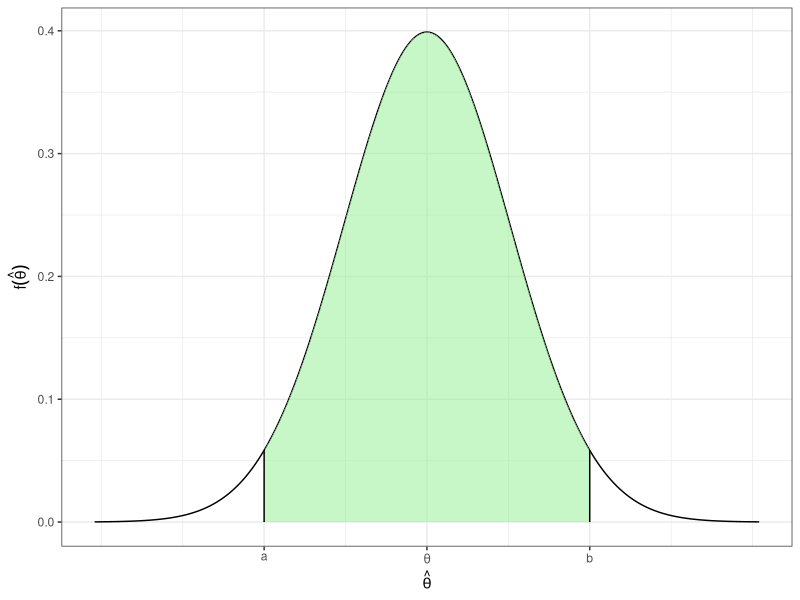
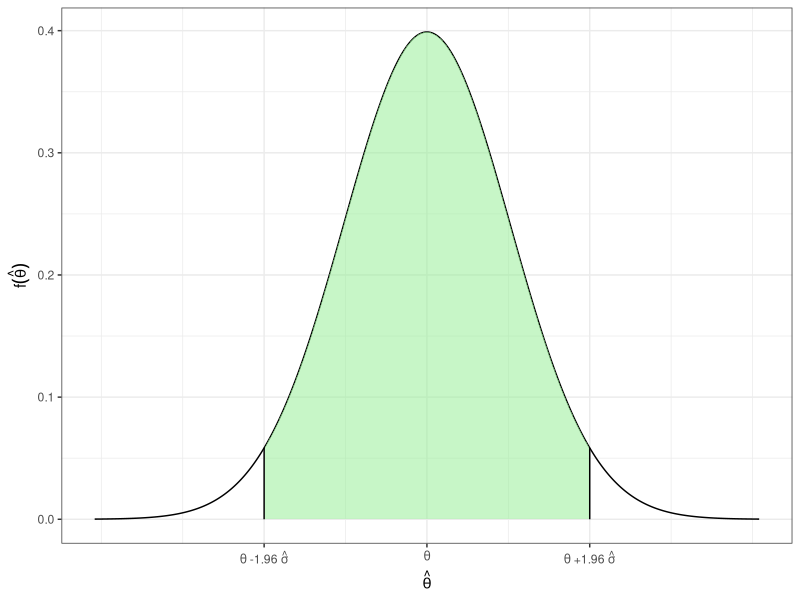
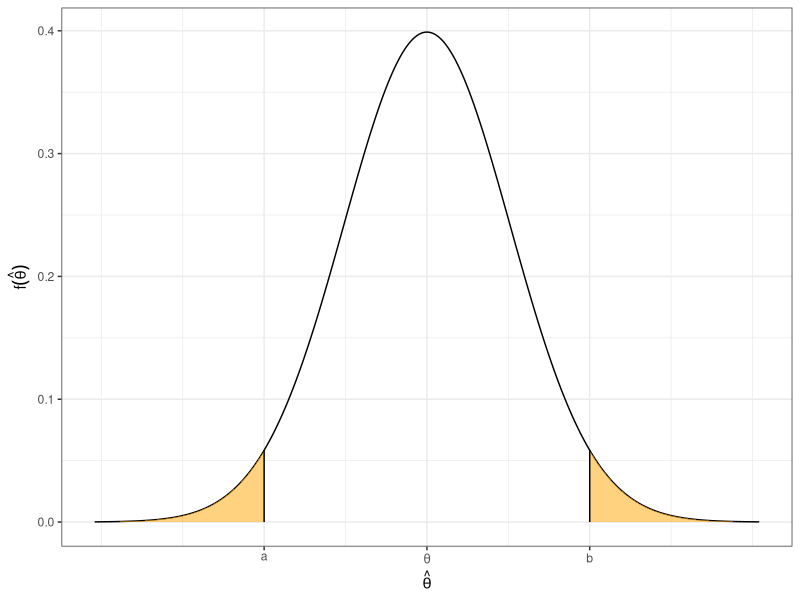
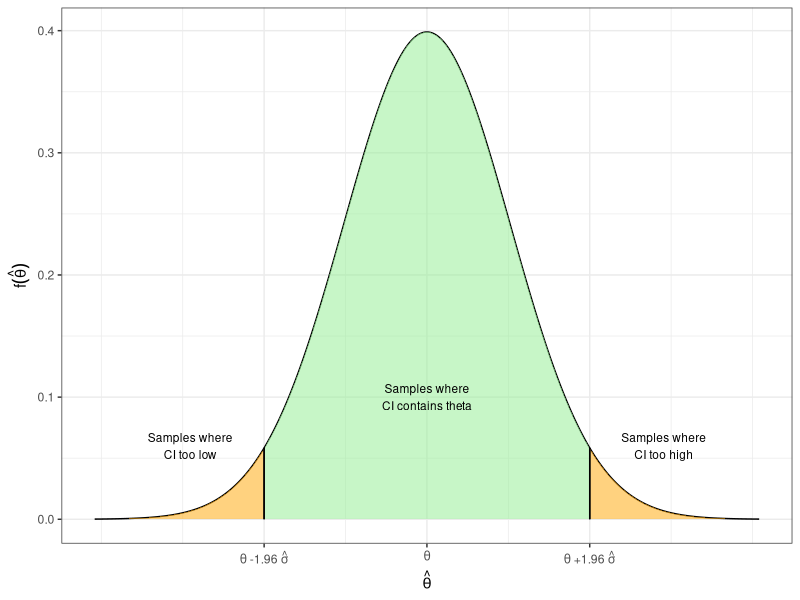
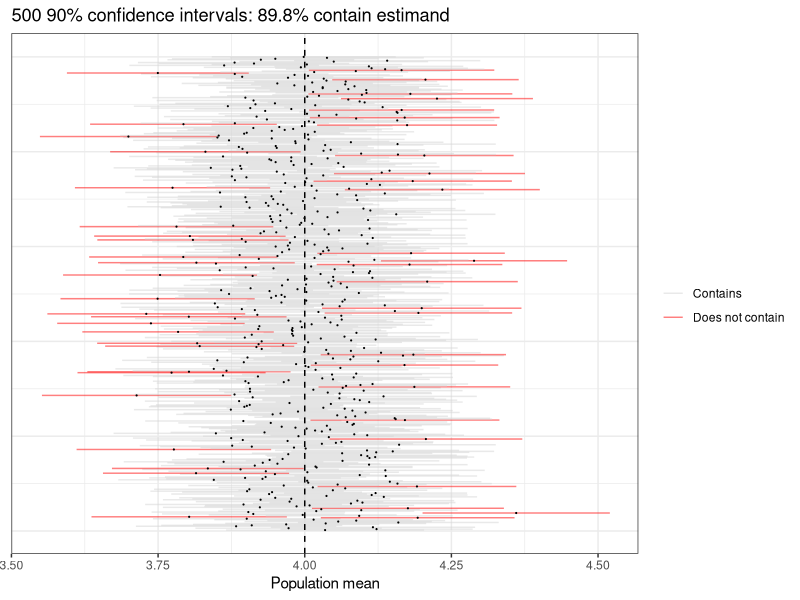
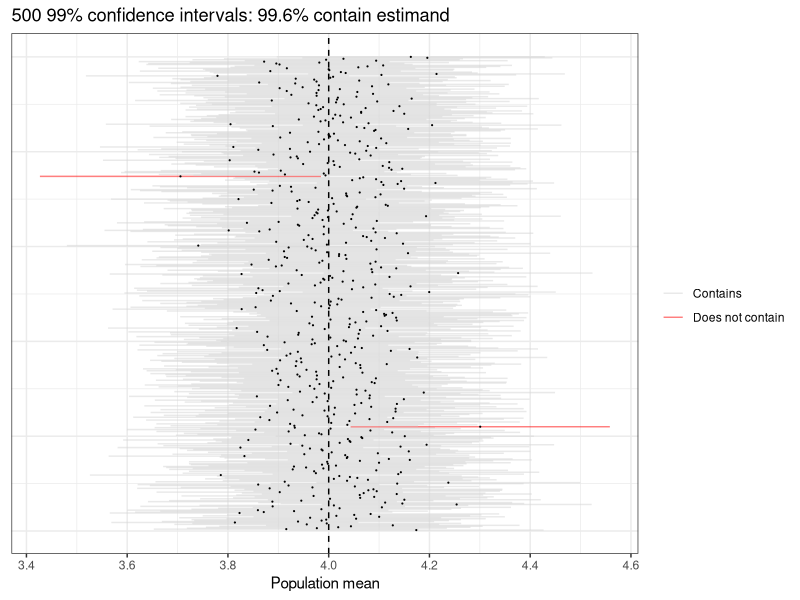
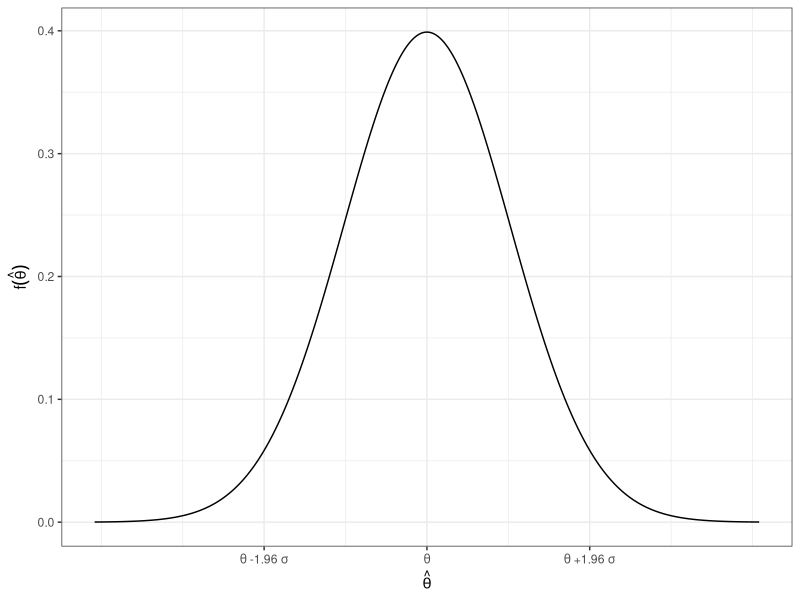
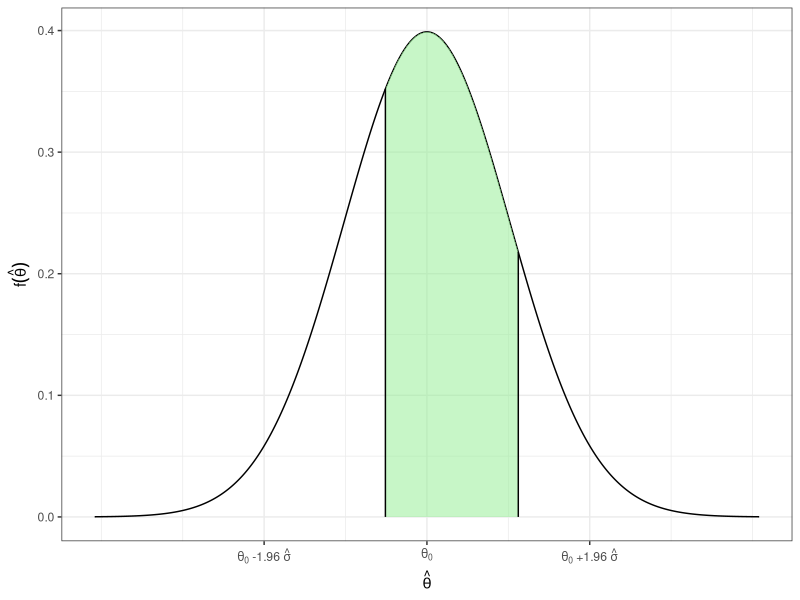

These figures' R source, in order:
## ---- chunk 1
#| warning: false
#| message: false

library(tidyverse)
knitr::opts_chunk$set(dev = "ragg_png")
## ---- chunk 2
norm_tail_plot <- function(lower = NULL, upper = NULL, inner = NULL){

  tibble(x = seq(-4, 4, length = 500)) |> 
    mutate(fx = dnorm(x)) -> norm_dat

  a <- -1.96
  p <- ggplot(norm_dat, aes(x = x, y = fx)) +
    geom_line() +
    labs(x = "t-statistic", y = "f(t) if null is true") + 
    theme_bw() # expression(phi~"(t)"))
  
  integration_data <- tibble(x = c(norm_dat$x, rev(norm_dat$x)),
                           fx = c(norm_dat$fx, rep(0, nrow(norm_dat))))
  
  if(!is.null(lower)){
    p <- p +
      geom_polygon(data = integration_data |> filter(x < lower),
               fill = "orange", alpha = .5) +
      geom_line(data = tibble(x = c(lower, lower), fx = c(0, dnorm(lower))))
  }
  
  if(!is.null(upper)){
    p <- p +
      geom_polygon(data = integration_data |> filter(x > upper),
               fill = "orange", alpha = .5) +
      geom_line(data = tibble(x = c(upper, upper), fx = c(0, dnorm(upper))))
  }
  
  if(!is.null(inner)){
    p <- p +
      geom_polygon(data = integration_data |> filter(x >= inner[1] & x <= inner[2]),
               fill = "lightgreen", alpha = .5) +
      geom_line(data = tibble(x = c(inner[1], inner[1]), fx = c(0, dnorm(inner[1])))) + 
      geom_line(data = tibble(x = c(inner[2], inner[2]), fx = c(0, dnorm(inner[2]))))
  }
  
  # scale_x_continuous(breaks = c(-4, a, 0, 2, 4), labels = c(-4, -1.96, 0, 2, 4))

  p
}
## ---- chunk 3
#| echo: true
pnorm(q = 2, mean = 2.104, sd = sqrt(4.63/198))
## ---- chunk 4
#| fig-height: 3
#| fig-width: 3
#| fig-align: center
#| out-width: "200%"
norm_tail_plot(inner = 1.96*c(-1, 1)) + 
  scale_x_continuous(breaks = c(-1.96, 0, 1.96), labels = c("a", expression(theta), "b")) + 
  labs(x = expression(hat(theta)), y = expression(f(hat(theta))))
## ---- chunk 5
#| fig-height: 3
#| fig-width: 3
#| fig-align: center
#| out-width: "200%"
norm_tail_plot(inner = 1.96*c(-1, 1)) + 
  scale_x_continuous(breaks = c(-1.96, 0, 1.96), labels = c(expression(theta~"-1.96"~hat(sigma)), expression(theta), expression(theta~"+1.96"~hat(sigma)))) + 
  labs(x = expression(hat(theta)), y = expression(f(hat(theta))))
## ---- chunk 6
#| echo: true
# -1.96 is the value of a standard normal 
# i.e. N(0, 1)
# that is above 2.5% of mass 
pnorm(q = -1.96, mean = 0, sd = 1)

# what if not standardized? 
me <- -.345
st <- 1.23 
pnorm(q = me - 1.96*st, mean = me, sd = st)

# so 95% is between these
pnorm(q = 1.96) - pnorm(q = -1.96) # std normal
pnorm(me + 1.96*st, mean = me, sd = st) - 
  pnorm(me - 1.96*st, mean = me, sd = st)
## ---- chunk 7
#| fig-height: 3
#| fig-width: 3
#| fig-align: center
#| out-width: "200%"
norm_tail_plot(lower = -1.96, upper = 1.96) + 
  scale_x_continuous(breaks = c(-1.96, 0, 1.96), labels = c("a", expression(theta), "b")) + 
  labs(x = expression(hat(theta)), y = expression(f(hat(theta))))
## ---- chunk 8
#| fig-width: 5
#| fig-height: 3.25
#| out-width: 90%
#| out-align: center
norm_tail_plot(lower = -1.96, upper = 1.96, inner = c(-1.96, 1.96)) + 
  scale_x_continuous(breaks = c(-1.96, 0, 1.96), labels = c(expression(theta~"-1.96"~hat(sigma)), expression(theta), expression(theta~"+1.96"~hat(sigma)))) + 
  labs(x = expression(hat(theta)), y = expression(f(hat(theta)))) + 
  annotate(geom = "text", x = -2.85, y = .06, label = "Samples where\nCI too low", size = 3) +
  annotate(geom = "text", x = 2.85, y = .06, label = "Samples where\nCI too high", size = 3) + 
  annotate(geom = "text", x = 0, y = .1, label = "Samples where\nCI contains theta", size = 3)
  
## ---- chunk 9
#| echo: true
samp <- rnorm(n = 400, mean = 4, sd = 2)
hat_theta <- mean(samp)
hat_sigma <- sd(samp)/sqrt(400)  # = sqrt(var(samp)/400)
# lower bound
hat_theta - 1.64*hat_sigma
# upper bound
hat_theta + 1.64*hat_sigma
## ---- chunk 10
pop <- rnorm(5000, mean = 4, sd = 2)
pop <- pop + (4 - mean(pop))
m <- 500 # number of CIs 
n <- 400 # sample size
ci_lower <- ci_upper <- means <- rep(NA, m)
for(i in 1:m){
  samp <- sample(pop, size = n)
  means[i] <- mean(samp)
  ci_lower[i] <- mean(samp) - 1.64*sd(samp)/sqrt(n)
  ci_upper[i] <- mean(samp) + 1.64*sd(samp)/sqrt(n)
}
tibble(ci_lower, ci_upper, means) |> 
  mutate(j = 1:m,
         contains = ifelse(mean(pop) < ci_upper & mean(pop) > ci_lower, "Contains", "Does not contain")) -> dat

dat |> 
  ggplot(aes(y = j, x = means, xmin = ci_lower, xmax = ci_upper, col = contains)) + 
  geom_linerange(alpha = .5) + 
  geom_point(size = .1, col ="black") + 
  scale_color_manual(values = rev(c("red", "lightgray"))) + 
  theme_bw() + 
  theme(axis.title.y = element_blank(),
        axis.text.y = element_blank(),
        axis.ticks.y = element_blank()) +
  geom_vline(xintercept = mean(pop), lty = 2) + 
  labs(x = "Population mean", y = "Iteration", col = "", title = str_c(m, " 90% confidence intervals: ", 100*round(mean(dat$contains == "Contains"), 3), "% contain estimand"))

## ---- chunk 11
ci_lower <- ci_upper <- means <- rep(NA, m)
for(i in 1:m){
  samp <- sample(pop, size = n)
  means[i] <- mean(samp)
  ci_lower[i] <- mean(samp) - 2.58*sqrt(var(samp)/n)
  ci_upper[i] <- mean(samp) + 2.58*sqrt(var(samp)/n)
}
tibble(ci_lower, ci_upper, means) |> 
  mutate(j = 1:m,
         contains = ifelse(mean(pop) < ci_upper & mean(pop) > ci_lower, "Contains", "Does not contain")) -> dat

dat |> 
  ggplot(aes(y = j, x = means, xmin = ci_lower, xmax = ci_upper, col = contains)) + 
  geom_linerange(alpha = .5) + 
  geom_point(size = .1, col ="black") + 
  scale_color_manual(values = rev(c("red", "lightgray"))) + 
  theme_bw() + 
  theme(axis.title.y = element_blank(),
        axis.text.y = element_blank(),
        axis.ticks.y = element_blank()) +
  geom_vline(xintercept = mean(pop), lty = 2) + 
  labs(x = "Population mean", y = "Iteration", col = "", title = str_c(m, " 99% confidence intervals: ", 100*round(mean(dat$contains == "Contains"), 3), "% contain estimand"))

## ---- chunk 12
#| fig-height: 3
#| fig-width: 3
#| fig-align: center
#| out-width: "200%"
norm_tail_plot() + 
  scale_x_continuous(breaks = c(-1.96, 0, 1.96), labels = c(expression(theta~"-1.96"~sigma), expression(theta), expression(theta~"+1.96"~sigma))) + 
  labs(x = expression(hat(theta)), y = expression(f(hat(theta))))
## ---- chunk 13
#| fig-height: 2.75
#| fig-width: 3
#| fig-align: center
#| out-width: "200%"
norm_tail_plot(inner = c(-.5, 1.1)) + 
  scale_x_continuous(breaks = c(-1.96, 0, 1.96), labels = c(expression(theta[0]~"-1.96"~hat(sigma)), expression(theta[0]), expression(theta[0]~"+1.96"~hat(sigma)))) + 
  labs(x = expression(hat(theta)), y = expression(f(hat(theta))))
## ---- chunk 14
#| fig-height: 3
#| fig-width: 3
#| fig-align: center
#| out-width: "200%"
norm_tail_plot(lower = c(-1.2)) + 
  scale_x_continuous(breaks = c(-1.96, -1.2, 0, 1.96), labels = c("", expression(hat(theta)~"*"), expression(theta[0]), "")) + 
  labs(x = expression(hat(theta)), y = expression(f(hat(theta))~" given "~theta[0]))
## ---- chunk 15
#| fig-height: 3
#| fig-width: 3
#| fig-align: center
#| out-width: "200%"
norm_tail_plot(upper = c(1.2)) + 
  scale_x_continuous(breaks = c(-1.96, 0, 1.2, 1.96), labels = c("", expression(theta[0]), expression(hat(theta)~"*"), "")) + 
  labs(x = expression(hat(theta)), y = expression(f(hat(theta))~" given "~theta[0]))
## ---- chunk 16
#| fig-width: 4
#| fig-height: 3
#| fig-align: center
#| out-width: 70%
norm_tail_plot(upper = c(1.2), lower = -1.2) + 
  scale_x_continuous(breaks = c(-1.96, -1.2, 0, 1.2, 1.96), labels = c("", expression("-|"~hat(theta)~"*"~"|"), expression(theta[0]), expression("|"~hat(theta)~"*"~"|"), "")) + 
  labs(x = expression(hat(theta)), y = expression(f(hat(theta))~" given "~theta[0]))
## ---- chunk 17
#| echo: false
this_t <- -1.5
## ---- chunk 18
#| echo: true
my_t <- -1.5
pnorm(my_t) 
## ---- chunk 19
#| fig-height: 3
#| fig-width: 3
#| fig-align: center
#| out-width: "200%"
norm_tail_plot(lower = this_t) + 
  scale_x_continuous(breaks = c(this_t, 0), labels = c(expression("t*"), 0)) + 
  labs(x = "t", y = expression(f(t)~" given "~theta[0]), title = str_c("p = ", round(pnorm(this_t), 3)))
## ---- chunk 20
#| echo: false
this_t <- 1.5
## ---- chunk 21
#| echo: true
my_t <- 1.5
1 - pnorm(my_t) 
## ---- chunk 22
#| fig-height: 3
#| fig-width: 3
#| fig-align: center
#| out-width: "200%"
norm_tail_plot(upper = this_t) + 
  scale_x_continuous(breaks = c(0, this_t), labels = c(0, expression("t*"))) + 
  labs(x = "t", y = expression(f(t)~" given "~theta[0]), title = str_c("p = ", round(1 - pnorm(this_t), 3)))
## ---- chunk 23
#| echo: true
pnorm(-abs(my_t)) + 1 - pnorm(abs(my_t)) 
2*(pnorm(-abs(my_t)))
2*(1 - pnorm(abs(my_t)))
## ---- chunk 24
#| fig-height: 3
#| fig-width: 3
#| fig-align: center
#| out-width: "200%"
norm_tail_plot(lower = -this_t, upper = this_t) + 
  scale_x_continuous(breaks = c(-this_t, 0, this_t), labels = c(expression("-|t*|"), 0, expression("|t*|"))) + 
  labs(x = "t", y = expression(f(t)~" given "~theta[0]), title = str_c("p = ", round(2*(1 - pnorm(this_t)), 3)))
## ---- chunk 25
#| echo: true
samp <- c(4,2,5,3,6,6)
mean(samp)
(resamp1 <- sample(samp, size = length(samp), replace = T))
mean(resamp1)
(resamp2 <- sample(samp, size = length(samp), replace = T))
mean(resamp2)
(resamp3 <- sample(samp, size = length(samp), replace = T))
mean(resamp3)
## ---- chunk 26
#| output: false
#| echo: true
dat <- read.csv("./../data/cces_2012_subset.csv")
## ---- chunk 27
#| echo: true
std_error <- sqrt(var(dat$env, na.rm = T)/sum(!is.na(dat$env)))
std_error
## ---- chunk 28
#| echo: true
env <- dat$env[!is.na(dat$env)]
sd(env)/sqrt(length(env))
## ---- chunk 29
m <- 1000
samp_means <- rep(NA, times = m)
for(i in 1:m){
  resamp_dat <- dat[sample(1:nrow(dat), size = nrow(dat), replace = T),]
  samp_means[i] <- mean(resamp_dat$env, na.rm = T)
}
## ---- chunk 30
#| echo: true
(bootstrap_std_error <- sd(samp_means))
## ---- chunk 31
#| echo: true
# using "analytical" approach (V[X]/n)
mean(dat$env, na.rm = T) + 1.96*std_error*c(-1, 1)
# using bootstrap
mean(dat$env, na.rm = T) + 1.96*bootstrap_std_error*c(-1, 1)
## ---- chunk 32
# repeated samples to get truth
m <- 5000
n <- 500
corrs_repeat_samp <- rep(NA, m)
for(i in 1:m){
  samp <- dat[sample(1:nrow(dat), size = n, replace = F),]
  corrs_repeat_samp[i] <- cor(samp$env, samp$aa, use = "complete.obs")   
}
## ---- chunk 33
# our sample
samp <- dat[sample(1:nrow(dat), size = n, replace = F),]
# resampling 
corrs_resamp <- rep(NA, m)
for(i in 1:m){
  resamp <- samp[sample(1:nrow(samp), size = n, replace = T),]
  corrs_resamp[i] <- cor(resamp$env, resamp$aa, use = "complete.obs")   
}
## ---- chunk 34
#| fig-width: 5
#| fig-height: 2.7
#| out-width: "80%"
#| fig-align: center

bind_rows(tibble(type = str_c("1. Repeated samples from population\nStd. dev: ", round(sd(corrs_repeat_samp), 4)),
                 corrs = corrs_repeat_samp),
          tibble(type = str_c("2. Repeated resamples from sample\nStd. dev: ", round(sd(corrs_resamp), 4)),
                 corrs = corrs_resamp)) |> 
  ggplot(aes(x = corrs)) + 
  geom_histogram() + 
  facet_wrap(vars(type)) + 
  labs(x = "Correlation between env and aa", y = "Count") + 
  theme_bw()
## ---- chunk 35
# repeated samples to get truth
n <- 1500
corrs_repeat_samp <- rep(NA, m)
for(i in 1:m){
  samp <- dat[sample(1:nrow(dat), size = n, replace = F),]
  corrs_repeat_samp[i] <- cor(samp$env, samp$aa, use = "complete.obs")   
}
## ---- chunk 36
# our sample
samp <- dat[sample(1:nrow(dat), size = n, replace = F),]
# resampling 
corrs_resamp <- rep(NA, m)
for(i in 1:m){
  resamp <- samp[sample(1:nrow(samp), size = n, replace = T),]
  corrs_resamp[i] <- cor(resamp$env, resamp$aa, use = "complete.obs")   
}
## ---- chunk 37
#| fig-width: 5
#| fig-height: 2.7
#| out-width: "80%"
#| fig-align: center

bind_rows(tibble(type = str_c("1. Repeated samples from population\nStd. dev: ", round(sd(corrs_repeat_samp), 4)),
                 corrs = corrs_repeat_samp),
          tibble(type = str_c("2. Repeated resamples from sample\nStd. dev: ", round(sd(corrs_resamp), 4)),
                 corrs = corrs_resamp)) |> 
  ggplot(aes(x = corrs)) + 
  geom_histogram() + 
  facet_wrap(vars(type)) + 
  labs(x = "Correlation between env and aa", y = "Count") + 
  theme_bw()
